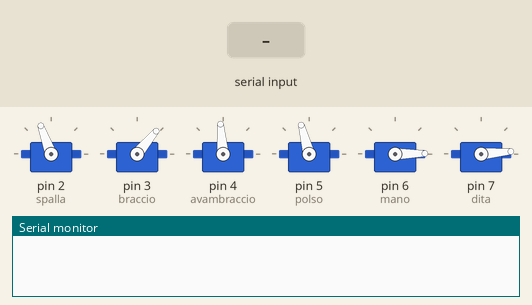
Recording of a sketch running on a simulated Arduino Leonardo, built with avr-gcc and run on an emulated ATmega32U4. Shown: 6 × servo, the last lines printed to the serial monitor. The test bench sets the inputs (shaded band).

Above: at 1.2 s.
1.3 s: "p\n" received over Serial
At 1.75 s:
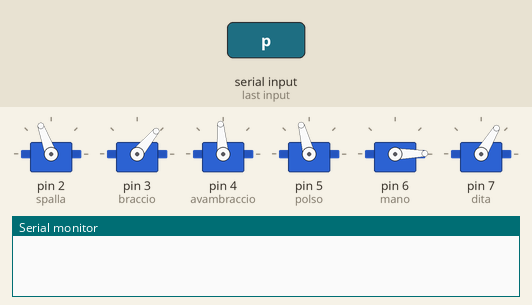
3.5 s: byte 119 ('w') received over Serial
At 3.8 s:
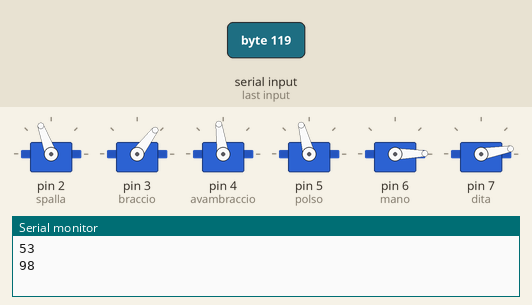
5.0 s: byte 115 ('s') received over Serial
At 6.1 s:
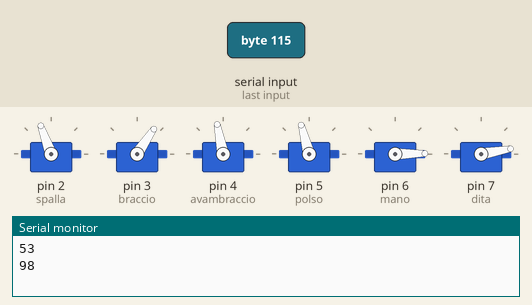
6.5 s: byte 112 ('p') received over Serial
At 6.65 s:
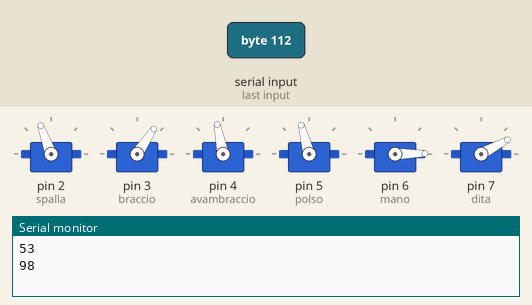
8.6 s: "w\n" received over Serial
At 8.9 s:
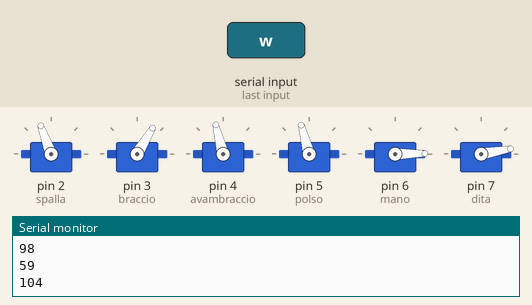
10.1 s: "s\n" received over Serial
At 11.2 s:
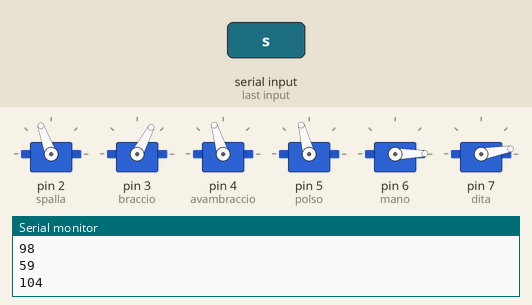
Timing chart, 0 to 12.6 s (numbered marks = the images above; inputs shaded):
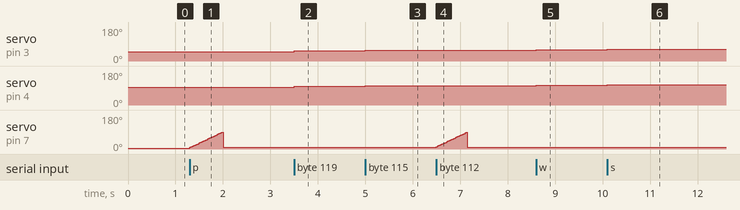

Measured:
- after the input at 1.3 s, servo on pin 7 (dita): rises from 5° to 89° in 0.68 s, then falls to 10° in 0.03 s
- after the input at 3.5 s, servo on pin 3 (braccio): 50° → 53° at once; servo on pin 4 (avambraccio): 95° → 98° at once
- after the input at 5.0 s, servo on pin 3 (braccio): 53° → 56° at once; servo on pin 4 (avambraccio): 98° → 101° at once
- after the input at 6.5 s, servo on pin 7 (dita): rises from 10° to 88° in 0.63 s, then falls to 10° in 0.03 s
- after the input at 8.6 s, servo on pin 3 (braccio): 56° → 59° at once; servo on pin 4 (avambraccio): 101° → 104° at once
- after the input at 10.1 s, servo on pin 3 (braccio): 59° → 62° at once; servo on pin 4 (avambraccio): 104° → 107° at once

The sketch:

main.ino
```cpp
#include <Servo.h>

#include <Keyboard.h>

Servo spalla;

Servo braccio;

Servo avambraccio;

Servo polso;

Servo mano;

Servo dita;

const int val=3;

char incomingByte='n';


void setup() {

  Serial.begin(9600);

  pinMode(52, INPUT);

  pinMode(50, INPUT);

  pinMode(48, INPUT);

  spalla.attach(2);

  braccio.attach(3);

  avambraccio.attach(4);

  polso.attach(5);

  mano.attach(6);

  dita.attach(7);

 /*

  spalla.write(65);

  braccio.write(160);

  avambraccio.write(180);

  polso.write(44);

  mano.write(100);

  dita.write(10);

posizione iniziale braccio 1 (blu)*/


   //posizione iniziale braccio 2(arancione)

  spalla.write(110);

   braccio.write(50);

   avambraccio.write(95);

   polso.write(105);

  mano.write(1);

  dita.write(5);

 }

void loop(){

/*

      if(digitalRead(52))

      backwords(val);

      if(digitalRead(53))

      spara(val);

      if(digitalRead(50))

      Serial.print("funzione va a destra ");

      if(digitalRead(51))

     Serial.print("funzione va a sinistra");

     Serial.print("\n");

      */

   //lettura da porta seriale per input valore


  if  (Serial.available()) {

      incomingByte = Serial.read();

      switch(incomingByte){

      case 'w':

          up(val);

          break;


       case 'a':

         left(val);

         break;


       case 's':

         backwords(val);

         break;


      case 'd':

        right(val);

         break;


      case 'p':

       spara(val);

       break;


      }

  }}

void up(int c)

{

  if(braccio.read()<134)

    braccio.write((braccio.read())+c);

    if(avambraccio.read()<107)

    avambraccio.write((avambraccio.read())+c);

    delay(25);

    Serial.print(braccio.read());

    Serial.print("\n");

    Serial.print(   avambraccio.read());

    Serial.print("\n");

}

void right(int c)

{

  if(spalla.read()<172){

   spalla.write((spalla.read())+val);

   delay(25);}


}

void left(int c)

{

  if(spalla.read()>49){

    spalla.write((spalla.read())-val);

    delay(20); }

}

void backwords(int c)

{

    if(braccio.read()<108 && avambraccio.read()<173){

        braccio.write((braccio.read())+c);

        avambraccio.write((avambraccio.read())+c);

        delay(25);}

    else if(avambraccio.read()>110){

        avambraccio.write(avambraccio.read()-c);

        polso.write(polso.read()-(c+2));

        delay(25);


}}

void spara(int c)

{

  while(dita.read()<87)

  {

     dita.write((dita.read())+c);

     delay(25);}

     dita.write(10);

}
```
